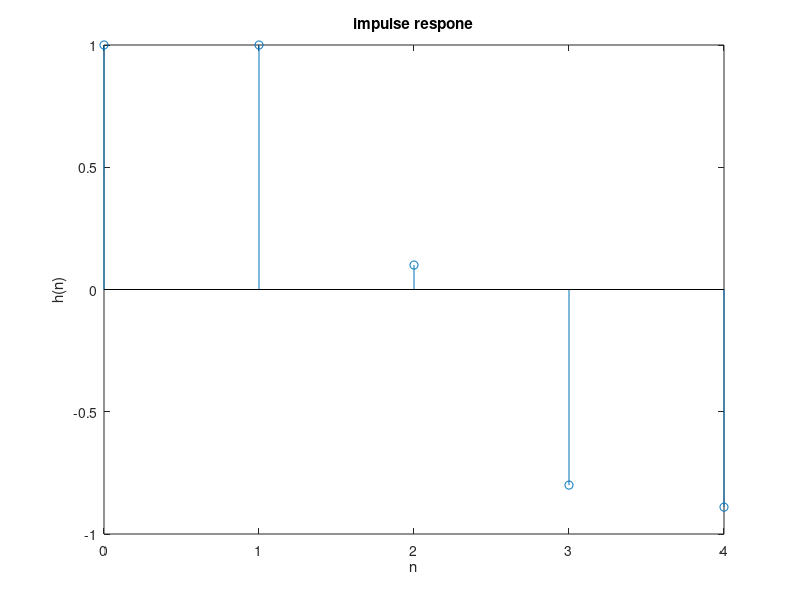

Source code (MATLAB):
clc;
close all;
N=input('Length of impulse response required=');
b=[1];
a=[1,-1,0.9];
h=impz(b,a,N);

n=0:N-1;
stem(n,h);
title('impulse respone');
xlabel('n');
ylabel('h(n)');